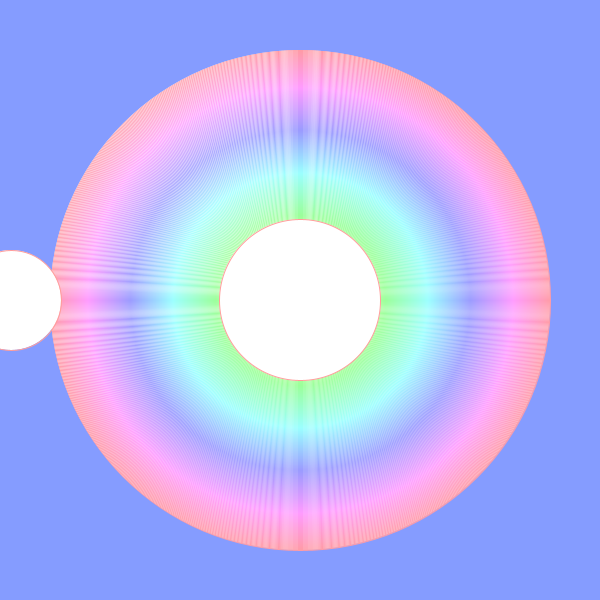
Frame 1 (no input)
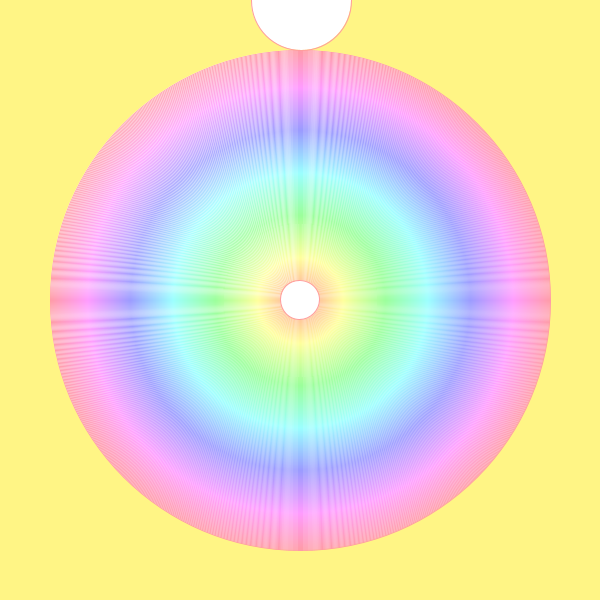
Frame 60 (the mouse pressed at the canvas centre just before this capture)
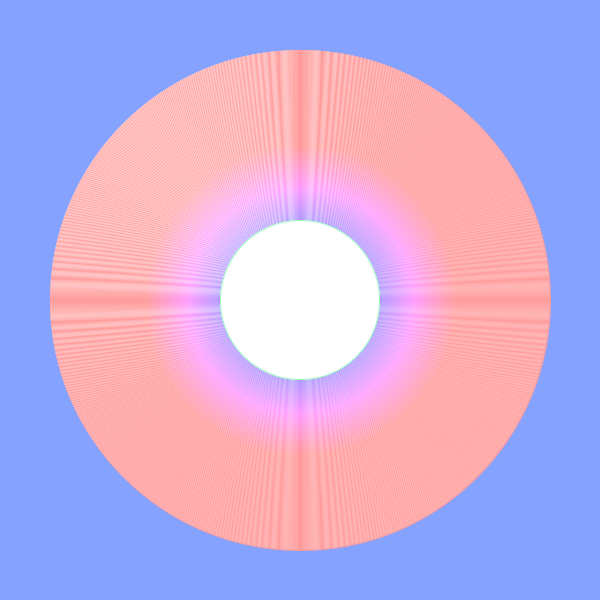
Frame 120 (the mouse held since frame 60 and released just before this capture)

The Processing sketch that drew these frames (run headless with seeded random() and noise(); from frame 60 on, the mouse is pressed at the canvas centre):

// Processing sketch: processing_186581
// ── processing_186581.pde

float px = 1;
float py = 300;
float pa = 4;
float pb = 150;

void setup() {
  size(600, 600);
  colorMode(HSB);

}
void draw() {
  float aleatorio = random(0, 250);
  background ((aleatorio), 122, 255);

  for (int i = 500;i>0;i=i-2) {
    
 
    stroke((i/2)+(mouseX/3), 100, 255);
    ellipse(300, 300, i, i);
  }
  { if (px<width/2) {
    px = px + 10;
  }else{
    py=py -10;
  }

  ellipse (px, py, 100, 100);
} { if (pa<height) {
    pa = pb +2;
  }
  ellipse (300, 300, aleatorio, aleatorio);
}

}
